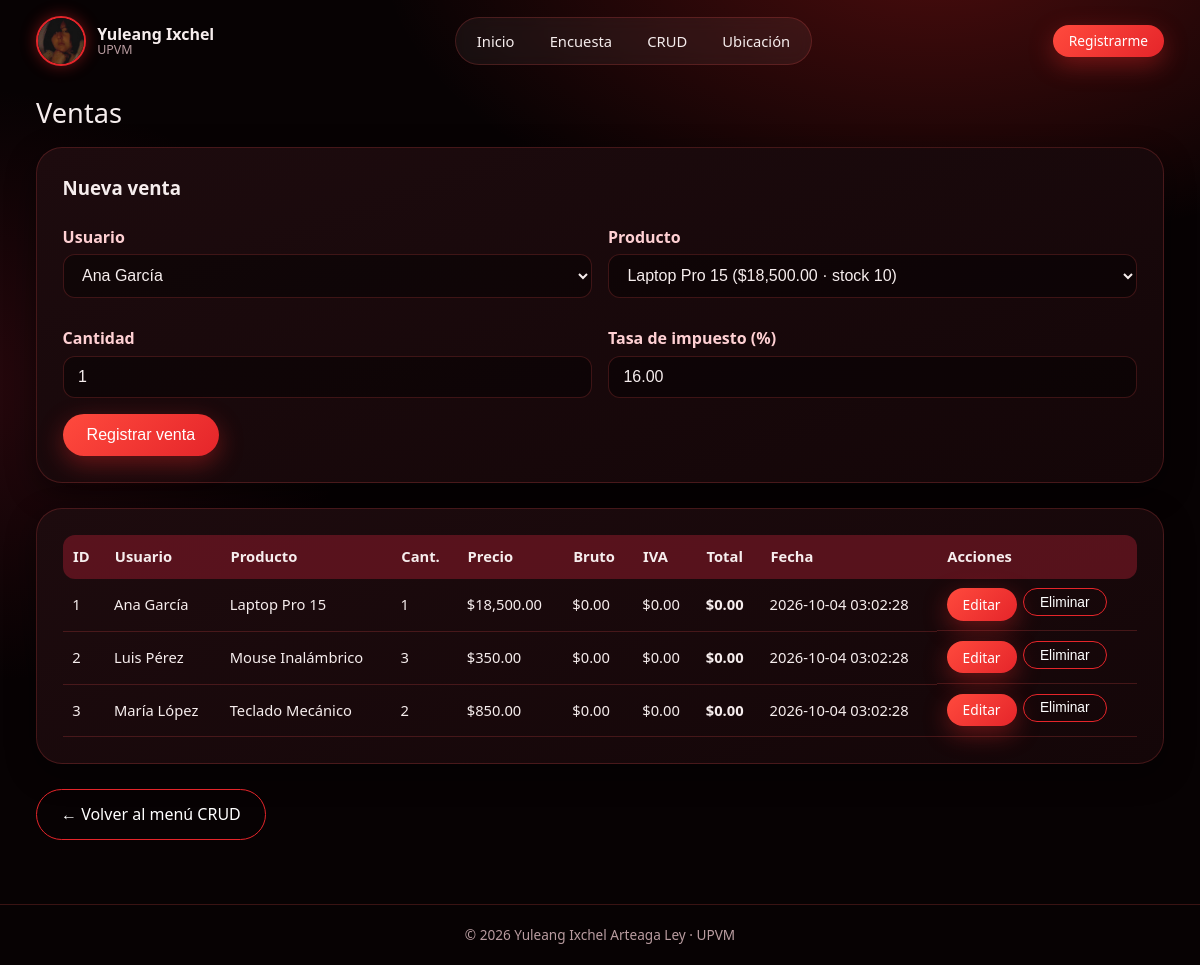
Page /crud/ventas.php on the committed database.
### tables this page shows
CREATE TABLE ventas (
    id_venta      INT            NOT NULL AUTO_INCREMENT,
    id_usuario    INT            NOT NULL,
    id_producto   INT            NOT NULL,
    cantidad      INT            NOT NULL DEFAULT 1,
    precio_unit   DECIMAL(10, 2) NOT NULL,   
    total_bruto   DECIMAL(10, 2) NOT NULL DEFAULT 0.00,
    tasa_impuesto DECIMAL(5, 2)  NOT NULL DEFAULT 16.00,  
    total_impuesto DECIMAL(10, 2) NOT NULL DEFAULT 0.00,
    total_final   DECIMAL(10, 2) NOT NULL DEFAULT 0.00,
    created_at    TIMESTAMP      NOT NULL DEFAULT CURRENT_TIMESTAMP,
    updated_at    TIMESTAMP      NOT NULL DEFAULT CURRENT_TIMESTAMP ON UPDATE CURRENT_TIMESTAMP,
    CONSTRAINT pk_ventas        PRIMARY KEY (id_venta),
    CONSTRAINT fk_venta_usuario FOREIGN KEY (id_usuario)  REFERENCES usuarios  (id_usuario),
    CONSTRAINT fk_venta_producto FOREIGN KEY (id_producto) REFERENCES productos (id_producto),
    CONSTRAINT chk_cantidad     CHECK (cantidad > 0)
);

CREATE TABLE usuarios (
    id_usuario   INT          NOT NULL AUTO_INCREMENT,
    nombre       VARCHAR(100) NOT NULL,
    email        VARCHAR(150) NOT NULL UNIQUE,
    telefono     VARCHAR(20),
    activo       TINYINT(1)   NOT NULL DEFAULT 1,
    created_at   TIMESTAMP    NOT NULL DEFAULT CURRENT_TIMESTAMP,
    updated_at   TIMESTAMP    NOT NULL DEFAULT CURRENT_TIMESTAMP ON UPDATE CURRENT_TIMESTAMP,
    CONSTRAINT pk_usuarios PRIMARY KEY (id_usuario)
);

CREATE TABLE productos (
    id_producto  INT            NOT NULL AUTO_INCREMENT,
    nombre       VARCHAR(150)   NOT NULL,
    descripcion  TEXT,
    precio       DECIMAL(10, 2) NOT NULL,
    stock        INT            NOT NULL DEFAULT 0,
    imagen       VARCHAR(255),   
    activo       TINYINT(1)     NOT NULL DEFAULT 1,
    created_at   TIMESTAMP      NOT NULL DEFAULT CURRENT_TIMESTAMP,
    updated_at   TIMESTAMP      NOT NULL DEFAULT CURRENT_TIMESTAMP ON UPDATE CURRENT_TIMESTAMP,
    CONSTRAINT pk_productos PRIMARY KEY (id_producto),
    CONSTRAINT chk_precio   CHECK (precio >= 0),
    CONSTRAINT chk_stock    CHECK (stock  >= 0)
);

### includes/auth.php (called while the page is built, shortened)
<?php
function usuario_actual(): ?array { return $_SESSION['visitante'] ?? null; }

### config.php (called while the page is built, shortened)
<?php
function e($s): string { return htmlspecialchars((string)$s, ENT_QUOTES, 'UTF-8'); }

### crud/ventas.php (the view, shortened to what this page needs)
<?php
require __DIR__ . '/../config.php';
$pdo = db(DB_SISTEMA); $msg = ''; $err = '';
$editar = null;
$usuarios  = $pdo->query('SELECT id_usuario, nombre FROM usuarios WHERE activo=1 ORDER BY nombre')->fetchAll();
$productos = $pdo->query('SELECT id_producto, nombre, precio, stock FROM productos WHERE activo=1 ORDER BY nombre')->fetchAll();
$filas = $pdo->query(
    'SELECT v.*, u.nombre AS usuario, p.nombre AS producto
       FROM ventas v JOIN usuarios u ON u.id_usuario=v.id_usuario JOIN productos p ON p.id_producto=v.id_producto
      ORDER BY v.id_venta')->fetchAll();
$base = '../'; $titulo = 'Ventas';
include __DIR__ . '/../includes/header.php';
?>
<h2>Ventas</h2>
<section class="card">
  <h3><?= $editar ? 'Editar venta #' . e($editar['id_venta']) : 'Nueva venta' ?></h3>
  <form method="post">
    <div class="grid2">
      <div>
        <label>Usuario</label>
        <select name="id_usuario" required>
          <?php foreach ($usuarios as $u): ?>
          <option value="<?= $u['id_usuario'] ?>" <?= ($editar['id_usuario'] ?? 0) == $u['id_usuario'] ? 'selected' : '' ?>><?= e($u['nombre']) ?></option>
          <?php endforeach; ?>
        </select>
      </div>
      <div>
        <label>Producto</label>
        <select name="id_producto" required <?= $editar ? 'disabled' : '' ?>>
          <?php foreach ($productos as $p): ?>
          <option value="<?= $p['id_producto'] ?>" <?= ($editar['id_producto'] ?? 0) == $p['id_producto'] ? 'selected' : '' ?>>
            <?= e($p['nombre']) ?> ($<?= number_format($p['precio'], 2) ?> · stock <?= $p['stock'] ?>)</option>
          <?php endforeach; ?>
        </select>
      </div>
      <div><label>Cantidad</label><input type="number" name="cantidad" min="1" required value="<?= e($editar['cantidad'] ?? 1) ?>"></div>
      <div><label>Tasa de impuesto (%)</label><input type="number" name="tasa_impuesto" step="0.01" min="0" required value="<?= e($editar['tasa_impuesto'] ?? '16.00') ?>"></div>
    </div>
    <p style="margin-top:1rem">
      <button class="btn" type="submit"><?= $editar ? 'Guardar cambios' : 'Registrar venta' ?></button>
    </p>
  </form>
</section>
<section class="card tabla-wrap">
  <table>
    <tr><th>ID</th><th>Usuario</th><th>Producto</th><th>Cant.</th><th>Precio</th><th>Bruto</th><th>IVA</th><th>Total</th><th>Fecha</th><th>Acciones</th></tr>
    <?php foreach ($filas as $f): ?>
    <tr>
      <td><?= $f['id_venta'] ?></td><td><?= e($f['usuario']) ?></td><td><?= e($f['producto']) ?></td><td><?= $f['cantidad'] ?></td>
      <td>$<?= number_format($f['precio_unit'], 2) ?></td><td>$<?= number_format($f['total_bruto'], 2) ?></td>
      <td>$<?= number_format($f['total_impuesto'], 2) ?></td><td><strong>$<?= number_format($f['total_final'], 2) ?></strong></td>
      <td><?= e($f['created_at']) ?></td>
      <td class="acciones">
        <a class="btn chico" href="?editar=<?= $f['id_venta'] ?>">Editar</a>
        <form method="post" onsubmit="return confirm('¿Eliminar esta venta?')">
          <button class="btn chico sec" type="submit">Eliminar</button>
        </form>
      </td>
    </tr>
    <?php endforeach; ?>
  </table>
</section>
<p><a class="btn sec" href="index.php">← Volver al menú CRUD</a></p>
<?php include __DIR__ . '/../includes/footer.php'; ?>

### includes/header.php (shortened to what this page needs)
<?php
$base = $base ?? ''; $titulo = $titulo ?? 'Mi sitio';
require_once __DIR__ . '/auth.php';
$u = usuario_actual();
?>
<!DOCTYPE html>
<html lang="es">
<head>
  <link rel="stylesheet" href="<?= $base ?>assets/css/style.css">
</head>
<body>
<header class="topbar">
  <a class="brand" href="<?= $base ?>index.php">
    <img src="<?= $base ?>assets/img/foto.png" alt="Foto de Yuleang" class="foto">
    <span><strong>Yuleang Ixchel</strong><small>UPVM</small></span>
  </a>
  <nav class="pill">
    <a href="<?= $base ?>index.php">Inicio</a>
    <a href="<?= $base ?>encuesta.php">Encuesta</a>
    <a href="<?= $base ?>crud/index.php">CRUD</a>
    <a href="<?= $base ?>index.php#ubicacion">Ubicación</a>
  </nav>
  <div class="sesion">
    <?php if ($u): ?>
      <span class="hola">Hola, <?= e($u['nombre']) ?></span>
      <a class="btn chico sec" href="<?= $base ?>logout.php">Salir</a>
    <?php else: ?>
      <a class="btn chico" href="<?= $base ?>login.php">Registrarme</a>
    <?php endif; ?>
  </div>
</header>
<main class="contenedor">

### includes/footer.php
</main>
<footer class="pie">© <?= date('Y') ?> Yuleang Ixchel Arteaga Ley · UPVM</footer>
</body>
</html>

### assets/css/style.css (style rules this page uses)
:root { --bg:#070203; --panel:#140608; --panel2:#1d0b0e; --rojo:#ff2d2d; --rojo2:#e5252a; --vino:#8b1a2b; --texto:#f6eded; --suave:#b99ca0; --borde:rgba(255,85,85,.2); --ok:#2e7d52; }
* { box-sizing:border-box;margin:0;padding:0 }
html { scroll-behavior:smooth }
body { font-family:'Segoe UI',system-ui,Arial,sans-serif;color:var(--texto);min-height:100vh;display:flex;flex-direction:column;line-height:1.55; background:radial-gradient(900px 500px at 78% -6%,rgba(255,40,40,.28),transparent 62%), radial-gradient(700px 500px at -5% 40%,rgba(139,26,43,.25),transparent 60%),var(--bg) }
a { color:inherit }
.topbar { display:flex;flex-wrap:wrap;gap:.8rem 1rem;justify-content:space-between;align-items:center; width:min(1200px,94%);margin:1rem auto 0 }
.brand { display:flex;align-items:center;gap:.7rem;text-decoration:none }
.brand span { display:flex;flex-direction:column;line-height:1.15 }
.brand small { color:var(--suave);font-size:.78rem }
.foto { width:50px;height:50px;border-radius:50%;object-fit:cover;border:2px solid var(--rojo2);background:var(--panel);box-shadow:0 0 16px rgba(255,45,45,.4) }
nav.pill { display:flex;gap:.2rem;padding:.3rem;border-radius:999px;background:rgba(255,255,255,.05);border:1px solid var(--borde);backdrop-filter:blur(8px) }
nav.pill a { text-decoration:none;padding:.45rem 1rem;border-radius:999px;font-size:.92rem;transition:.2s }
.sesion { display:flex;align-items:center;gap:.6rem }
.contenedor { width:min(1200px,94%);margin:1.6rem auto 2rem;flex:1 }
.btn { display:inline-block;background:linear-gradient(135deg,#ff4a3d,var(--rojo2));color:#fff;border:none;padding:.75rem 1.5rem;border-radius:999px; font-size:1rem;cursor:pointer;text-decoration:none;transition:.2s;box-shadow:0 8px 24px rgba(255,45,45,.35) }
.btn.sec { background:transparent;border:1px solid var(--rojo2);box-shadow:none }
.btn.chico { padding:.35rem 1rem;font-size:.86rem }
h2 { font-weight:500;font-size:1.7rem;margin-bottom:.8rem }
h3 { margin-bottom:.6rem }
.card { background:linear-gradient(160deg,var(--panel2),var(--panel));border:1px solid var(--borde);border-radius:26px;padding:1.6rem;margin-bottom:1.6rem; box-shadow:0 10px 30px rgba(0,0,0,.45) }
label { display:block;margin:.8rem 0 .3rem;font-weight:600;color:#ffd0d3 }
input[type=text],input[type=email],input[type=number],input[type=file],select,textarea { width:100%;padding:.7rem .9rem;border-radius:12px;border:1px solid var(--borde);background:rgba(0,0,0,.4);color:var(--texto);font-size:1rem }
select option { background:#140608;color:var(--texto) }
.grid2 { display:grid;grid-template-columns:repeat(2,1fr);gap:1rem }
.tabla-wrap { overflow-x:auto }
table { width:100%;border-collapse:collapse;font-size:.92rem }
th { background:rgba(139,26,43,.55);text-align:left;padding:.65rem }
th:first-child { border-radius:12px 0 0 12px }
th:last-child { border-radius:0 12px 12px 0 }
td { padding:.6rem;border-bottom:1px solid var(--borde) }
.acciones { display:flex;gap:.4rem;flex-wrap:wrap }
.pie { text-align:center;padding:1.2rem;color:var(--suave);font-size:.85rem;border-top:1px solid var(--borde);margin-top:2rem }

### rows in the picture
ventas: id_venta "1", id_usuario.nombre "Ana García", id_producto.nombre "Laptop Pro 15", cantidad "1", precio_unit "18,500.00", total_bruto "0.00", total_impuesto "0.00", total_final "0.00", created_at "2026-10-04 03:02:28"
ventas: id_venta "2", id_usuario.nombre "Luis Pérez", id_producto.nombre "Mouse Inalámbrico", cantidad "3", precio_unit "350.00", total_bruto "0.00", total_impuesto "0.00", total_final "0.00", created_at "2026-10-04 03:02:28"
ventas: id_venta "3", id_usuario.nombre "María López", id_producto.nombre "Teclado Mecánico", cantidad "2", precio_unit "850.00", total_bruto "0.00", total_impuesto "0.00", total_final "0.00", created_at "2026-10-04 03:02:28"

### other values in the picture
form field id_usuario "Ana García"
form field id_producto "Laptop Pro 15 ($18,500.00 · stock 10)"
